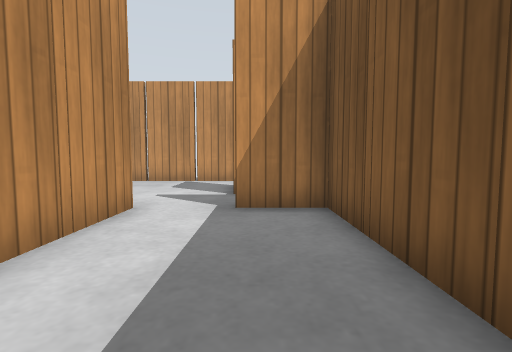
View 1 (above)

24 first-person views from a walk through a world built for the Gazebo simulator. The camera is 0.5 m above the floor, tilts 4° down and sees 85° across. The floor is counted in squares, 0.5 m on a side. Each view is taken from the middle of a square. On the plan, view 1 faces up. The plan holds only what a view shows up to about 11 squares ahead; the rest is blank. Simple patterns stand in for the simulator's built-in surfaces.

View 2
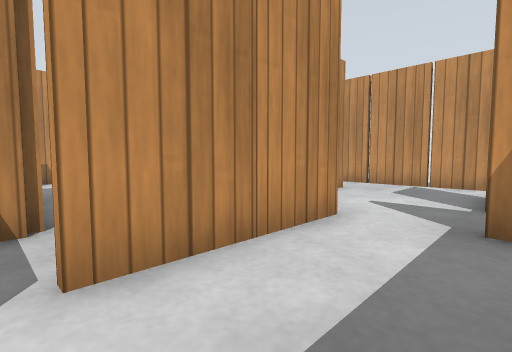

View 3
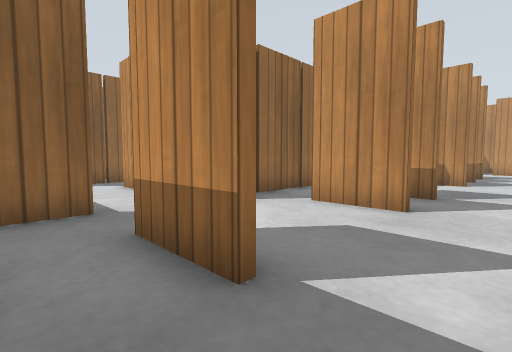

View 4
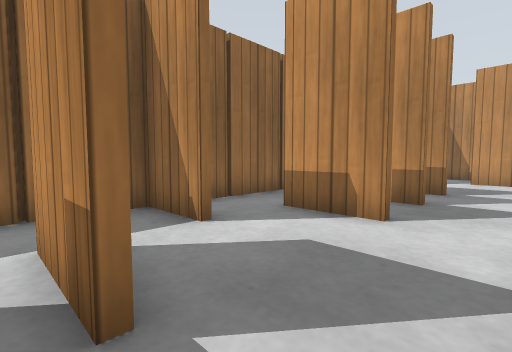

View 5
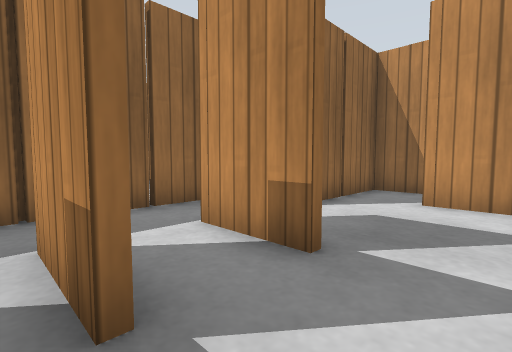

View 6
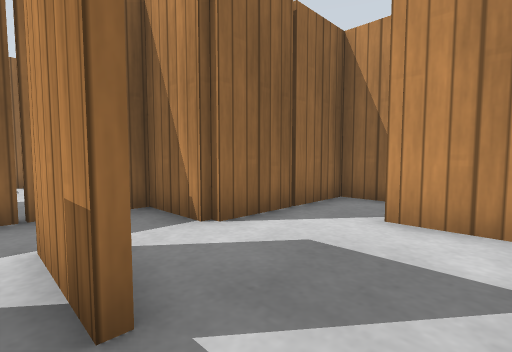

View 7
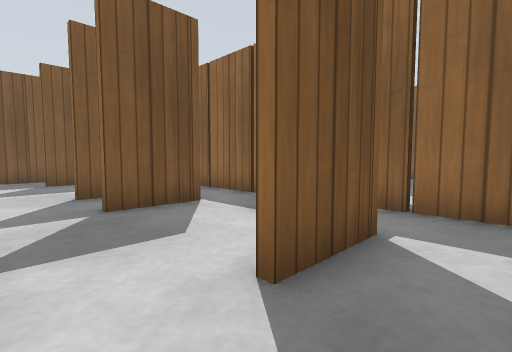

View 8
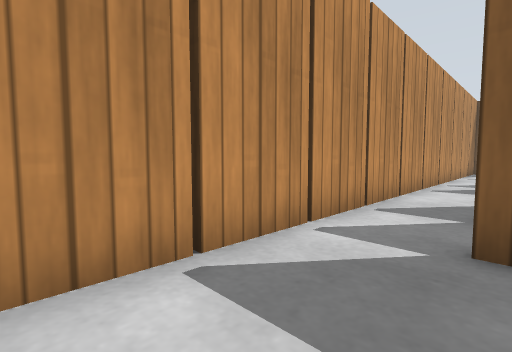

View 9
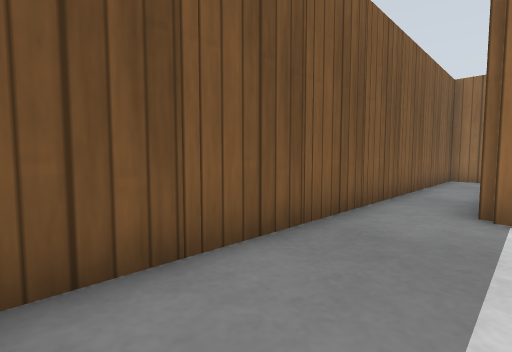

View 10
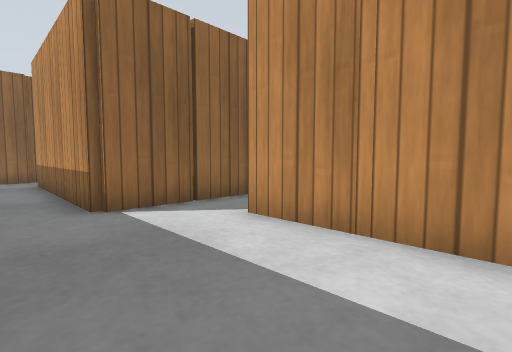

View 11
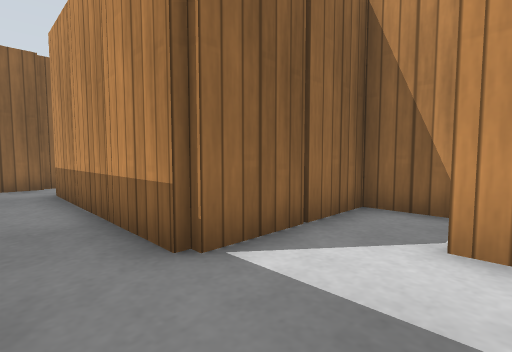

View 12
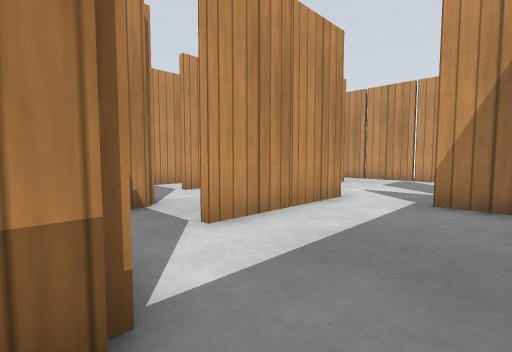

View 13
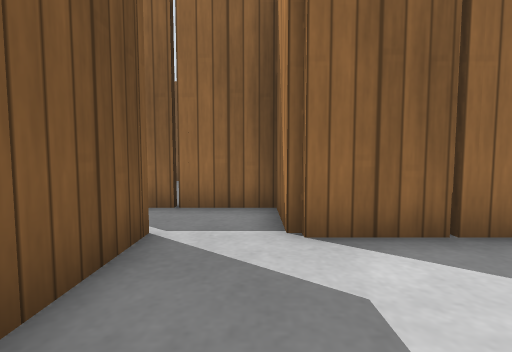

View 14
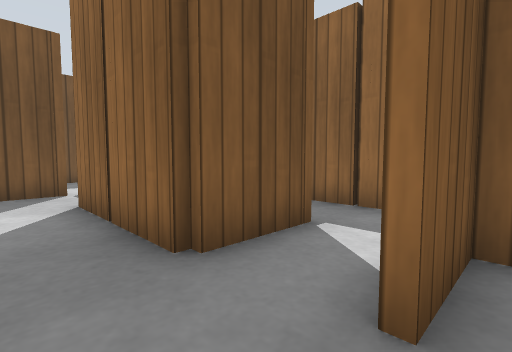

View 15
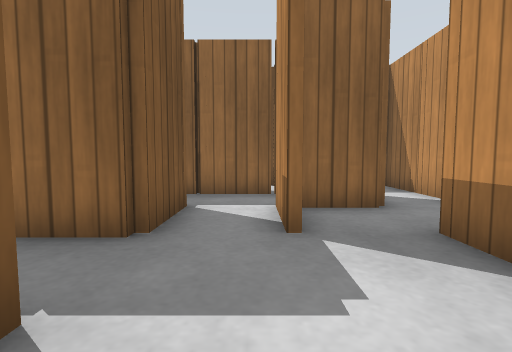

View 16
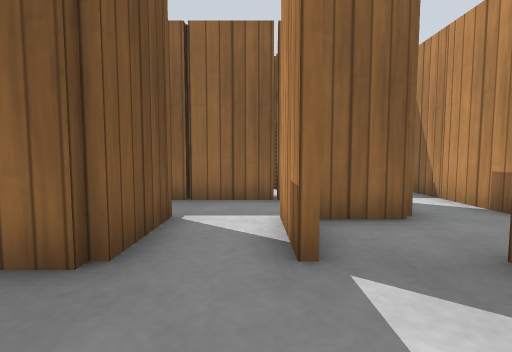

View 17
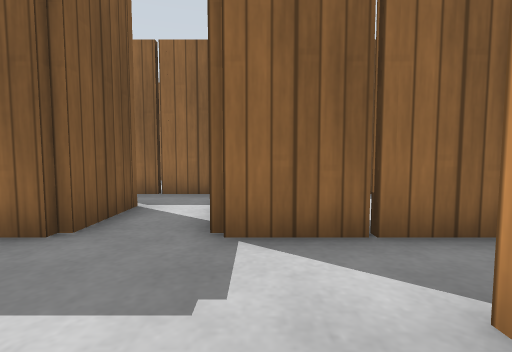

View 18
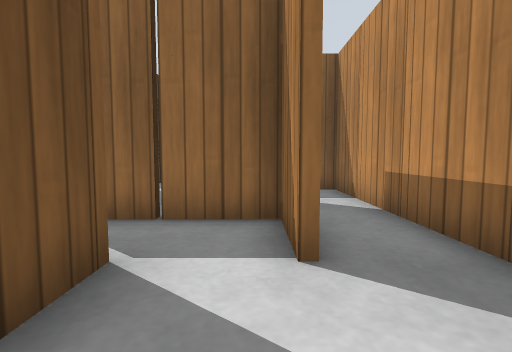

View 19
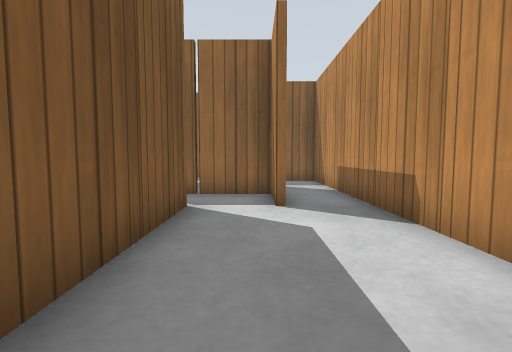

View 20
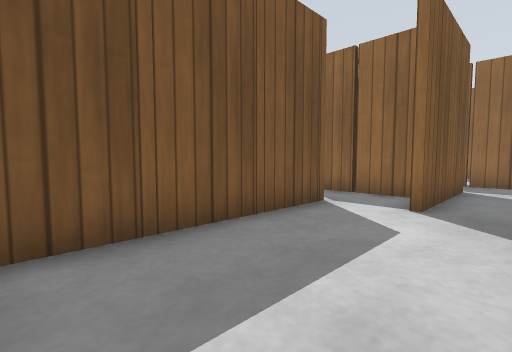

View 21
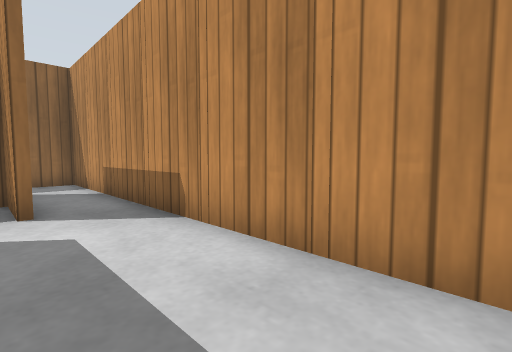

View 22
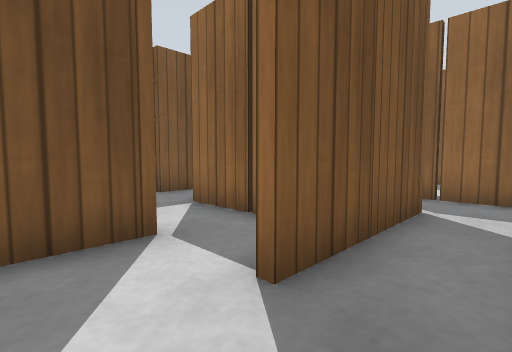

View 23
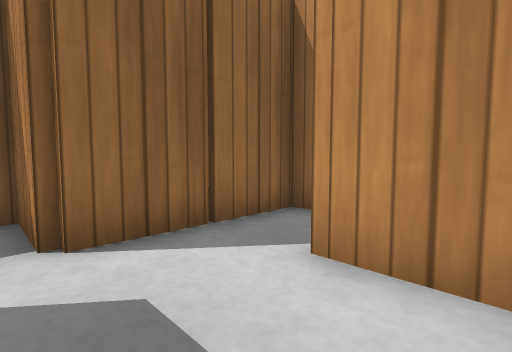

View 24
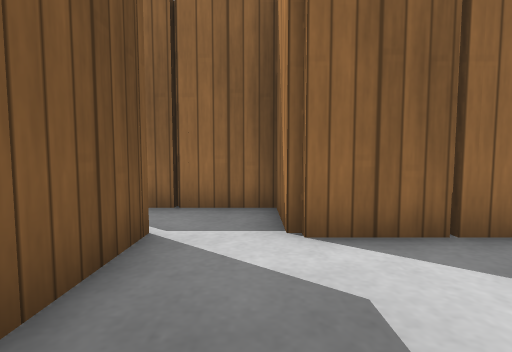

### Floor plan
Points are (right, up) in squares from view 1. A wall is a line through its corners. A room is listed if a view was taken in it or the views show most of it. See-through windows are left out.
Room 1 (views 1, 2, 3, 4, 5, 6, 7, 8, 9, 10, 11, 12)
walls: (-6.6, 8.5) (-6.6, 9.5); (-8.4, 7.5) (-8.4, 6.5); (-6.4, 9.5) (-6.4, 8.5); (-6.5, 5.6) (-3.9, 5.6); (-4.6, 8.9) (-4.6, 9.5); (-4.4, 9.5) (-4.4, 8.5); (-10.6, 8.5) (-10.6, 9.5); (-10.4, 9.5) (-10.4, 8.5); (-2.4, 5.5) (-2.4, 2.4); (-12.4, 9.5) (-12.4, 8.5); (-12.5, 5.6) (-9.9, 5.6); (-0.6, 8.5) (-0.6, 9.5); (-0.4, 9.5) (-0.4, 8.5); (-4.4, 1.6) (-4.4, -0.4) (-0.4, -0.4) (-0.4, -1.6); (-0.5, 5.6) (0.9, 5.6); (-0.9, 11.4) (-18, 11.4); (-14.4, 9.5) (-14.4, 8.5); (-14.6, 9) (-14.6, 9.5); (1.4, 9.5) (1.4, 10.5); (1.4, -1.5) (1.4, 5.4) (-0.5, 5.4); (-20.4, 9) (-20.4, 7.6) (-16.4, 7.6) (-16.4, 5.6) (-14, 5.6)
ways out: opening at (-3.2, 2.5) to room 2; opening at (1, -0.5)
objects: wooden post (-19, 10); wooden post (-17, 11); wooden post (-15, 8); wooden post (-15, 11); wooden post (-13, 6); wooden post (-13, 8); wooden post (-13, 11); wooden post (-11, 8); wooden post (-11, 11); wooden post (-9, 11); wooden post (-7, 6); wooden post (-7, 8); wooden post (-7, 11); wooden post (-5, 8); wooden post (-5, 11); wooden post (-3, 2); wooden post (-3, 4); wooden post (-3, 11); wooden post (-1, 8); wooden post (2, -1); wooden post (2, 1); wooden post (2, 3); wooden post (2, 9)
Room 2 (views 13, 14, 15, 16, 17, 18, 19, 20, 21, 22)
walls: (-16.6, 2.5) (-16.6, 3.6); (-16.6, 4.5) (-16.6, 7); (-14.4, -0.8) (-14.4, -4.4) (-10.5, -4.4); (-10.4, 1.5) (-10.4, 0.5); (-18.4, 1.5) (-18.4, -0.4); (-12.6, -1.5) (-12.6, -0.4) (-10.6, -0.4) (-10.6, 1.5); (-18.6, 0.5) (-18.6, 1.5); (-8.6, 0.5) (-8.6, 1.6) (-4.4, 1.6); (-18.6, -1.5) (-18.6, -0.4) (-14.5, -0.4); (-20.4, 7) (-20.4, -1.4); (-2.6, 2.5) (-2.6, 3.5)
ways out: opening at (-3.2, 2.5) to room 1; opening at (-20.5, -1.5) to room 3; opening at (-11, -3); opening at (-10, 1)
objects: wooden post (-21, -2); wooden post (-21, 0); wooden post (-21, 2); wooden post (-21, 4); wooden post (-21, 6); wooden post (-19, 0); wooden post (-19, 7); wooden post (-17, 2); wooden post (-17, 4); wooden post (-17, 6); wooden post (-15, -2); wooden post (-15, 5); wooden post (-13, -2); wooden post (-13, 2); wooden post (-11, -3); wooden post (-11, 5); wooden post (-9, 4); wooden post (-7, 4); wooden post (-5, 5)
Room 3 (views 23, 24)
walls: (-18.4, -1) (-18.4, -1.5); (-14.6, -3.5) (-14.6, -2.5); (-20.4, -1.4) (-20.4, -4.4) (-16.4, -4.4) (-16.4, -6.4) (-13.9, -6.4)
ways out: opening at (-20.5, -1.5) to room 2; opening at (-13.5, -5)
objects: wooden post (-19, -5); wooden post (-19, -2); wooden post (-17, -1); wooden post (-15, -6); wooden post (-15, -4); wooden post (-13, -5)

Positions as (right, up) in squares from view 1, and headings:
1: (0, 0), facing up
2: (0, 1), facing up-left
3: (1, 11), facing down-left
4: (-6, 11), facing down-left
5: (-12, 11), facing down-left
6: (-14, 11), facing down-left
7: (-12, 11), facing down-right
8: (-18, 9), facing up-right
9: (-1, 5), facing down-right
10: (1, 5), facing down-left
11: (1, 2), facing down-left
12: (1, -1), facing up-left
13: (-4, 5), facing down
14: (-11, 3), facing down-right
15: (-10, 5), facing down
16: (-10, 4), facing down
17: (-15, 3), facing down
18: (-18, 4), facing down
19: (-18, 7), facing down
20: (-20, 7), facing down-right
21: (-18, 7), facing down-left
22: (-20, 3), facing down-right
23: (-16, -1), facing down-left
24: (-16, -1), facing down
